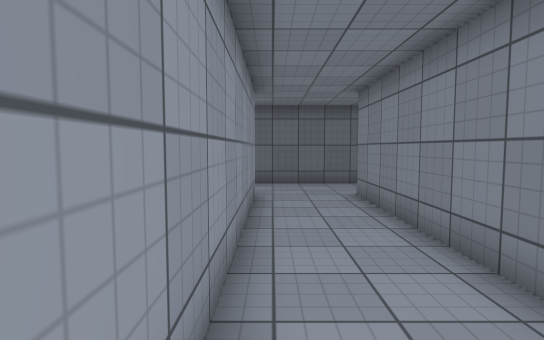
view 1 (above)

22 first-person views from a walk through a scene from a Unity 3-D project. The camera is 1.4 m above the floor, tilts 4° down and sees 80° across. The floor is counted in squares, 1 m on a side. Each view is taken from the middle of a square. On the plan, view 1 faces up. The plan holds only what a view shows up to about 15 squares ahead; the rest is blank. The place goes on beyond the plan. Some surface patterns are stand-ins.

view 2
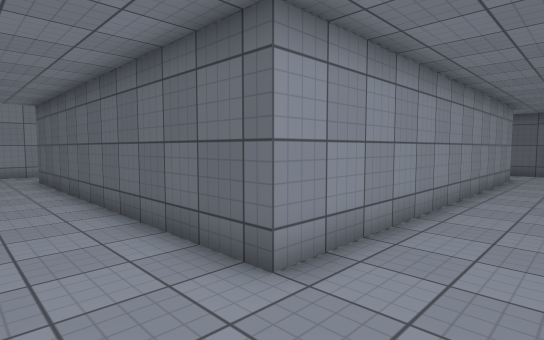

view 3
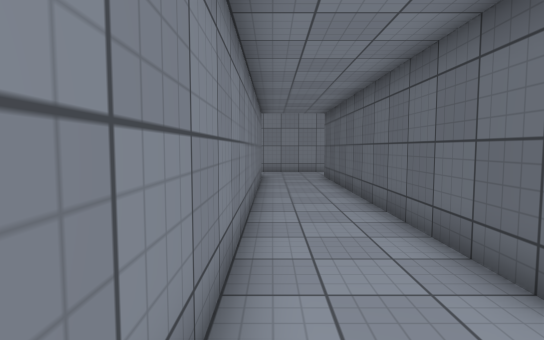

view 4
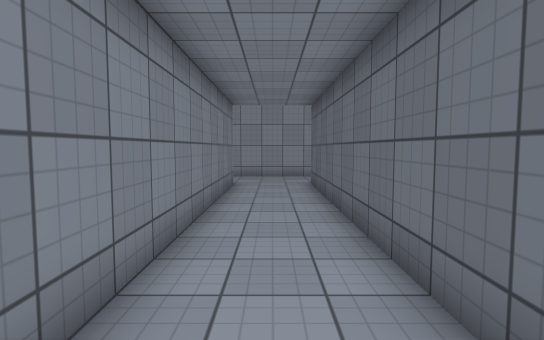

view 5
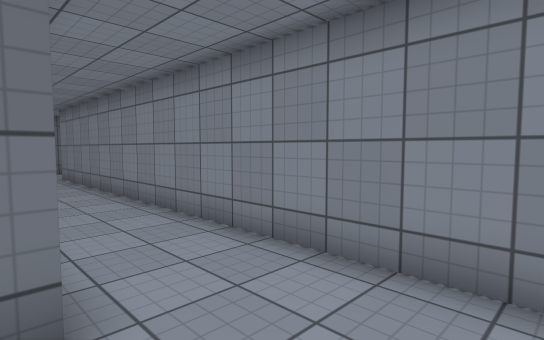

view 6
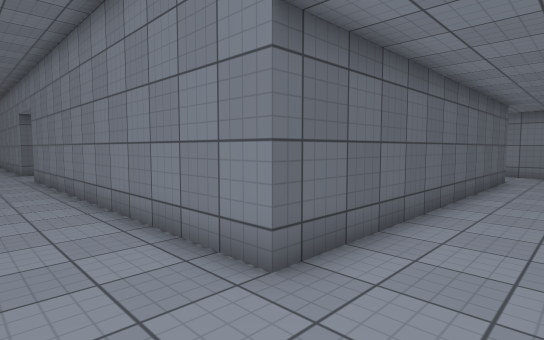

view 7
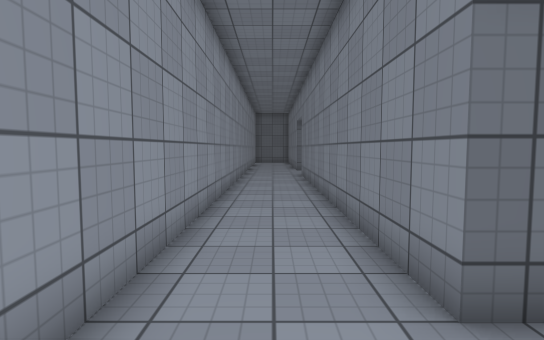

view 8
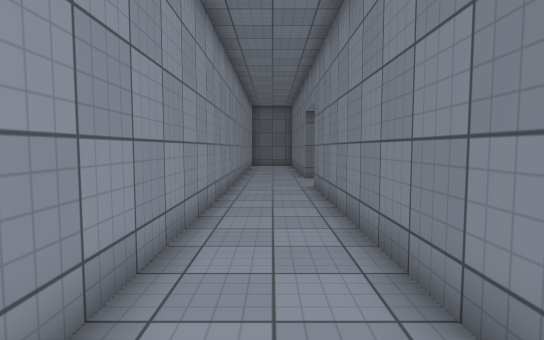

view 9
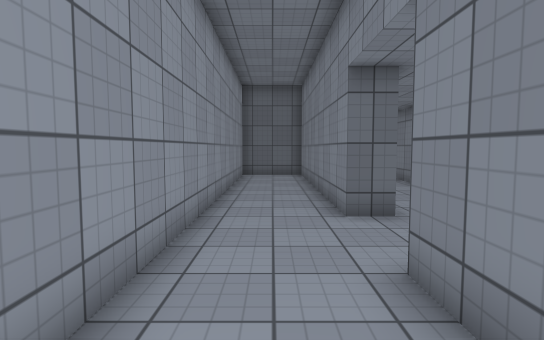

view 10
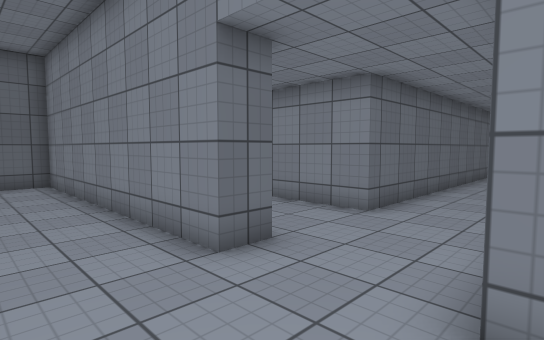

view 11
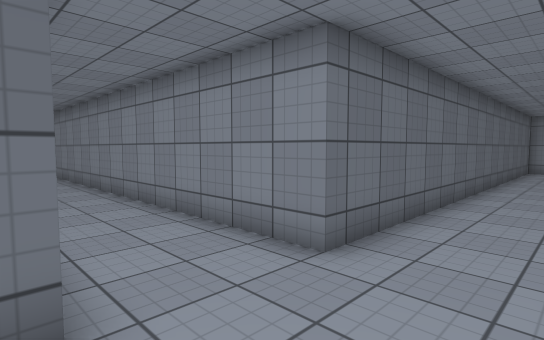

view 12
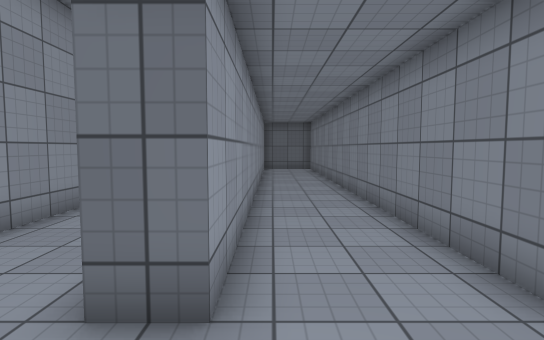

view 13
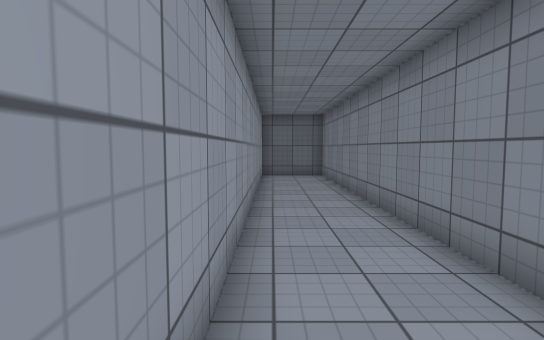

view 14
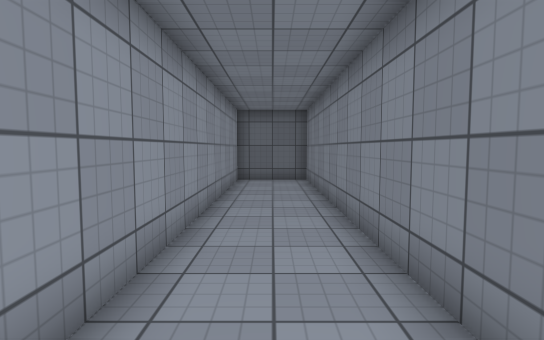

view 15
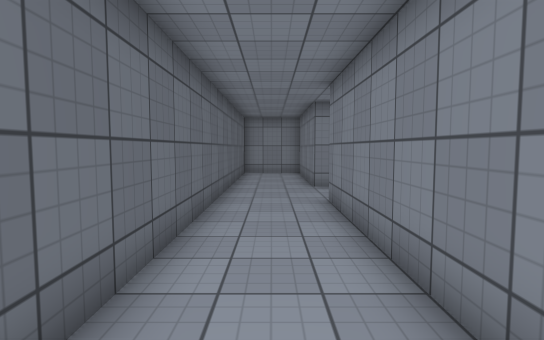

view 16
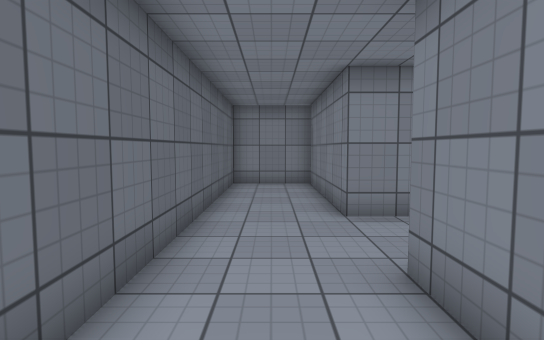

view 17
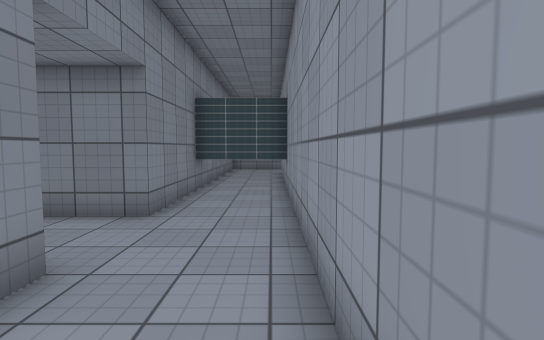

view 18
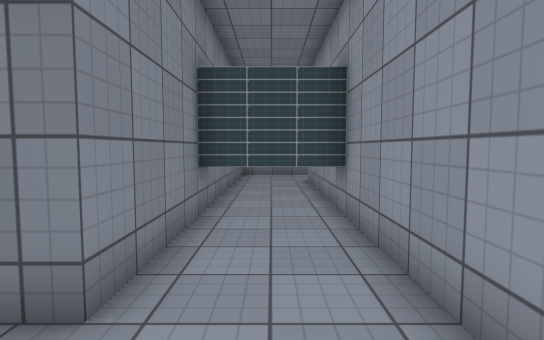

view 19
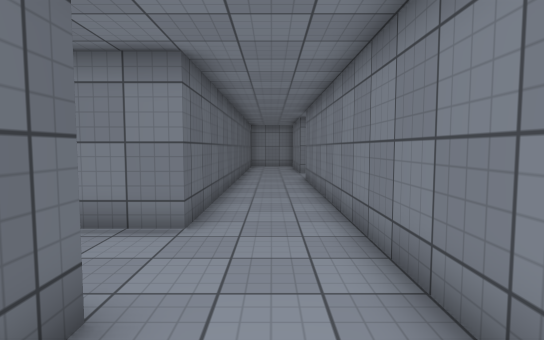

view 20
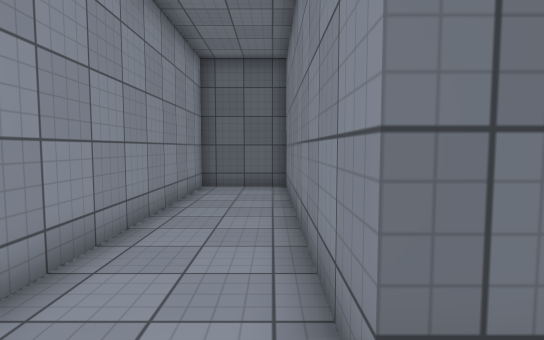

view 21
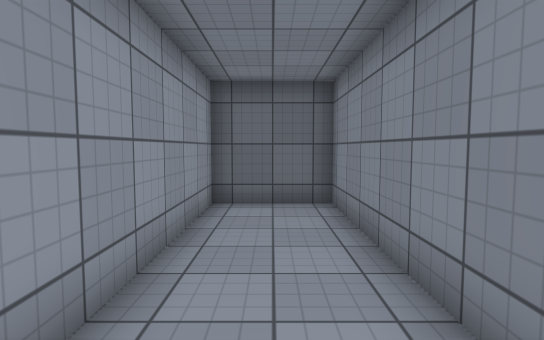

view 22
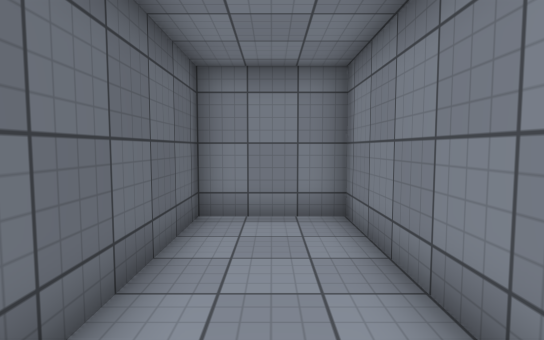

### Floor plan
Points are (right, up) in squares from view 1. A wall is a line through its corners. A room is listed if a view was taken in it or the views show most of it. See-through windows are left out.
Room 1 (views 1, 2, 3, 4, 5, 6, 7, 8, 9, 10, 11, 12, 13, 14, 15, 16, 17, 18, 19, 20, 21, 22)
walls: (-13.5, 9.5) (-0.5, 9.5) (-0.5, -4.5) (-13.5, -4.5) (-13.5, 9.5); (2.5, -6.8) (2.5, 9.5) (8.5, 9.5) (8.5, 12.5) (-9.5, 12.5) (-9.5, 31) (-12.5, 31) (-12.5, 12.5) (-13.5, 12.5) (-13.5, 22.5) (-16.5, 22.5) (-16.5, -14.5); (-13.5, -14.4) (-13.5, -7.5) (1.5, -7.5)
objects: other object (-16, -13) to (-16, -12); other object (-15, -13) to (-15, -12); other object (-14, -13) to (-14, -12)

Positions as (right, up) in squares from view 1, and headings:
1: (0, 0), facing up
2: (2, -7), facing up-left
3: (2, -7), facing left
4: (-1, -6), facing left
5: (-1, -7), facing up-right
6: (-16, -7), facing up-right
7: (-15, -7), facing up
8: (-15, -2), facing up
9: (-15, 6), facing up
10: (-16, 9), facing up-right
11: (-13, 10), facing up-right
12: (-12, 10), facing up
13: (-12, 15), facing up
14: (-11, 17), facing up
15: (-9, 11), facing right
16: (-4, 11), facing right
17: (-16, -1), facing down
18: (-15, -5), facing down
19: (-15, 11), facing right
20: (-14, 11), facing up
21: (-11, 23), facing up
22: (2, 11), facing right
